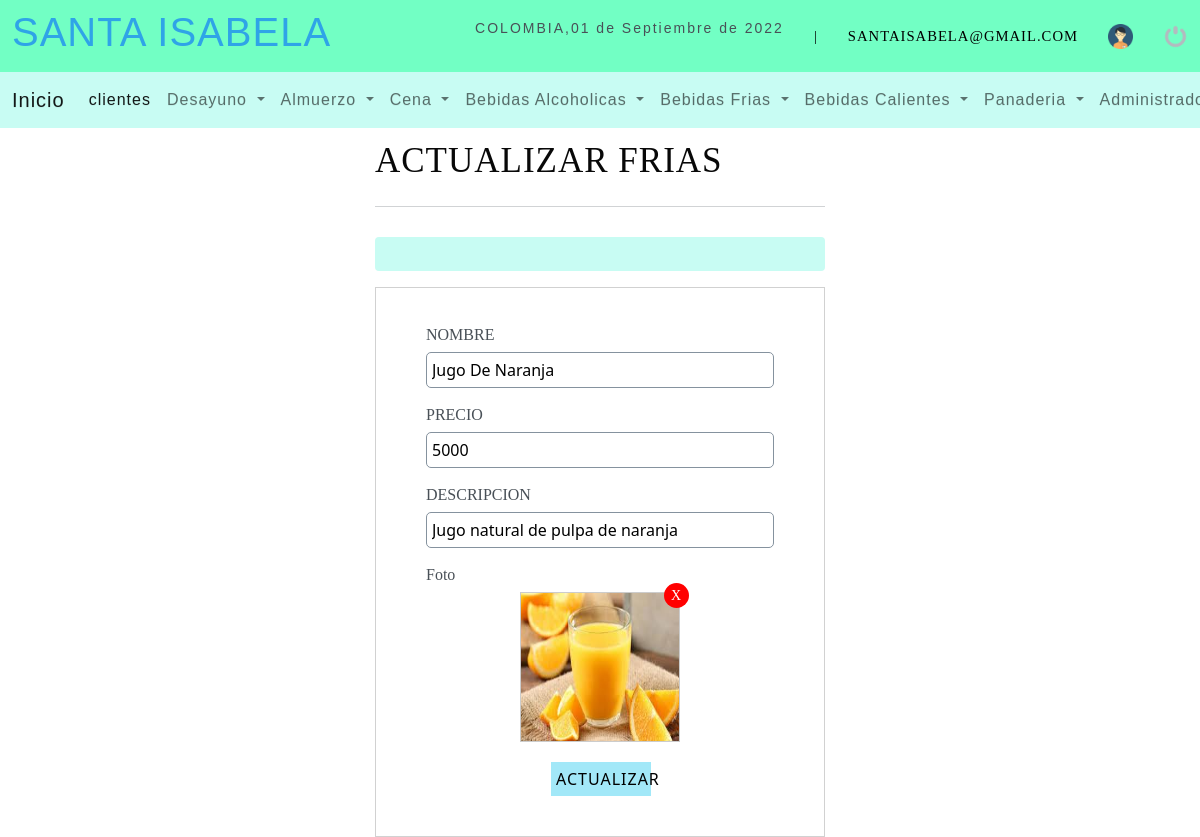
/sistema/Editar_Frias.php?id=1 (signed in), run on the app's committed database.
### tables this page shows
CREATE TABLE `bebidasfrias` (
  `id_frias` int(10) NOT NULL,
  `nombre` varchar(50) NOT NULL,
  `precio` int(10) NOT NULL,
  `descripcion` varchar(150) NOT NULL,
  `foto` varchar(300) NOT NULL,
  `estatus` int(11) NOT NULL DEFAULT '1'
);

### sistema/Editar_Frias.php (the view, shortened to what this page needs)
<?php
include "../conexion.php";
if(empty($_REQUEST['id']))
{
    header ("location:Listar_Frias.php");
}else{
    $id_frias=$_REQUEST['id'];
$query=mysqli_query($conexion,"SELECT id_frias,nombre,precio,descripcion,foto FROM bebidasfrias WHERE id_frias=$id_frias AND estatus=1");
$result=mysqli_num_rows($query);
$foto='';
$classRemove='notBlock';
if($result >0){
    $data=mysqli_fetch_assoc($query);
if($data['foto']!='img_producto.png'){
    $classRemove='';
    $foto='<img id="img" src="img/frias/'.$data['foto'].'" alt="producto">';
}
}else{
    header ("location:Listar_Frias.php");
}
}
?>
<!DOCTYPE html>
<html lang="en">
<head>
	<?php include "includes/scripts.php";?>
</head>
<body>
<?php include "includes/header.php";?>
	<section id="container">
		<div class="form_register">
            <h1>ACTUALIZAR  FRIAS</h1>
            <hr>
            <div class="alert"><?php echo isset($alert)? $alert:'';?></div>
            <form action="" method="post" enctype="multipart/form-data">
            <label for="nombre">NOMBRE</label>
            <input type="text" name="nombre" id="nombre" placeholder="nombre" required value="<?php echo $data['nombre'];?>">
            <label for="precio">PRECIO</label>
            <input type="number" name="precio" id="precio" placeholder="precio" required  value="<?php echo $data['precio'];?>">
            <label for="descripcion">DESCRIPCION</label>
            <input type="text" name="descripcion" id="descripcion" placeholder="descripcion" required  value="<?php echo $data['descripcion'];?>">
            <div class="photo">
	           <label for="foto">Foto</label>
            <div class="prevPhoto">
            <span class="delPhoto <?php echo $classRemove;?>">X</span>
           <label for="foto"></label>
           <?php echo $foto ;?>
            </div>
</div>
            <button type="submit" class="btn_save">ACTUALIZAR</button>
            </form>
        </div>
	</section>

### sistema/css/header.css (style rules this page uses)
* { margin: 0; padding: 0; box-sizing: border-box; }
body { background: #ededed; }
h1, h2, h3, h4, h5, h6 { font-family: 'arial'; font-weight: bold; letter-spacing: 1px; }
h1 { font-size: 26px; }
span { font-family: 'GothamBook'; letter-spacing: 1px; font-size: 14px; line-height: 20px; }

### sistema/css/registrar.css (style rules this page uses)
* { margin:0px; padding: 0px; box-sizing:border-box; }
.form_register { width: 450px; margin: auto; }
.form_register h1 { color: #080808; font-size: 20pt; font-family: 'GothamBook'; }
hr { border:0 ; background:#ccc ; height: 1px; margin:10px 0 ; display:block ; }
form { background:#fff ; margin:auto ; padding: 20px 50px; border: 1px solid #d1d1d1; }
label { display: block; font-size: 12pt; font-family: 'GothamBook'; margin: 15px auto 5px auto; }
input,select { display: block; width: 100%; font-size: 11pt; padding: 5px; border: 1px solid #85929e; border-radius: 5px; }
.btn_save { font-size: 12pt; background: #a2e8f8; padding: 5px; color: rgb(0, 0, 0); letter-spacing: 1px; border: 0; cursor: pointer; margin: 20px 125PX; width: 100px; }
.alert { width: 100%; background: #c8fcf3; border-radius: 6px; margin: 30px auto; }

### sistema/css/listar_administrador.css (style rules this page uses)
* { margin: 0; padding: 0; box-sizing: border-box; }
#container h1 { margin-top: 140px; font-size:35px ; display: inline-block; }

### sistema/css/eliminar_administrador.css (style rules this page uses)
* { margin:0px; padding: 0px; box-sizing:border-box; }

### sistema/css/foto.css (style rules this page uses)
.prevPhoto { display: flex; justify-content: space-between; width: 160px; height: 150px; border: 1px solid #CCC; position: relative; cursor: pointer; background: url(../images/uploads/user.png); background-repeat: no-repeat; background-size: cover; background-position: center center; margin: auto; }
.prevPhoto label { cursor: pointer; width: 100%; height: 100%; position: absolute; top: 0; left: 0; z-index: 2; }
.prevPhoto img { width: 100%; height: 100%; }
.delPhoto { color: #FFF; display: -webkit-flex; display: -moz-flex; display: -ms-flex; display: -o-flex; display: flex; justify-content: center; align-items: center; border-radius: 50%; width: 25px; height: 25px; background: red; position: absolute; right: -10px; top: -10px; z-index: 10; }

### data on the page
bebidasfrias: nombre "Jugo De Naranja", precio "5000", descripcion "Jugo natural de pulpa de naranja", foto (picture)

### other printed values
fechac() "01 de Septiembre de 2022"
$_SESSION['correo'] "SANTAISABELA@GMAIL.COM"
